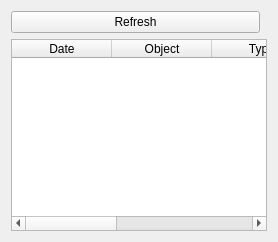
<?xml version="1.0" encoding="UTF-8"?>
<ui version="4.0">
 <class>HistoryTab</class>
 <widget class="QWidget" name="HistoryTab">
  <layout class="QVBoxLayout" name="verticalLayout">
   <item>
    <layout class="QHBoxLayout">
     <item><widget class="QPushButton" name="btn_refresh_hist"><property name="text"><string>Refresh</string></property></widget></item>
     <item><spacer><property name="orientation"><enum>Qt::Horizontal</enum></property></spacer></item>
    </layout>
   </item>
   <item>
    <widget class="QTableWidget" name="tbl_history">
     <property name="sortingEnabled"><bool>true</bool></property>
     <column><property name="text"><string>Date</string></property></column>
     <column><property name="text"><string>Object</string></property></column>
     <column><property name="text"><string>Type</string></property></column>
     <column><property name="text"><string>Post generated</string></property></column>
     <column><property name="text"><string>Notes</string></property></column>
    </widget>
   </item>
  </layout>
 </widget>
 <resources/>
 <connections/>
</ui>
